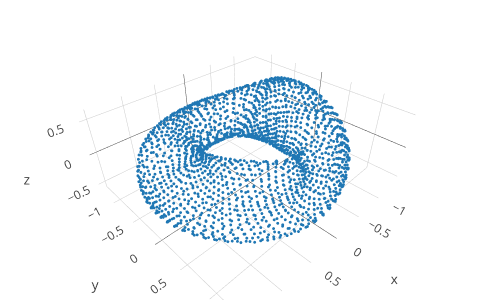

Notebook code for this chart:
### Code cell
# plot the first 3 components of the 4D embedding
plot_3d(fibred_embedding, size=1, width=500, height=300)

### Figure 1 — Plotly figure (JSON) as saved in the notebook; plotly's stock layout.template omitted (floating-point values rounded to 4 significant figures; data arrays with more than 128 entries replaced by an {"elided": "..."} marker saying what was removed)
{"data": [{"marker": {"opacity": 1, "size": 1}, "mode": "markers", "type": "scatter3d", "x": {"elided": "1985 float values"}, "y": {"elided": "1985 float values"}, "z": {"elided": "1985 float values"}}], "layout": {"height": 300, "margin": {"b": 0, "l": 0, "r": 0, "t": 0}, "scene": {"aspectmode": "data"}, "title": {"text": ""}, "width": 500}}
